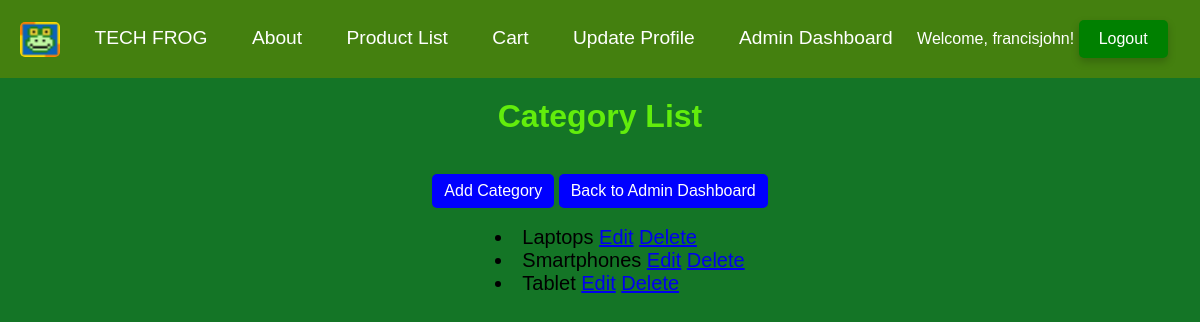
Page /categories/ (signed in) on the committed database.
### app/models.py (models this page shows, shortened)
class Category(models.Model):
    name = models.CharField(max_length=100, unique=True)
    class Meta:
        verbose_name_plural = "Categories"
        ordering = ['name']

### app/views.py (the view)
# urls.py: path('categories/', views.category_list, name='category_list'),
def category_list(request):
    categories = Category.objects.all()
    return render(request, 'app/category_list.html', {'categories': categories})

### app/templates/app/category_list.html (shortened to what this page needs)
{% extends 'app/base.html' %}
{% load static %}
{% block content %}
<h1>Category List</h1>
<br>
<center>
<div>
  <a href="{% url 'create_category' %}" style="display: inline-block; padding: 8px 12px; background-color: blue; color: white; text-decoration: none; border-radius: 5px;">
    Add Category
  </a>
  <a href="{% url 'admin_dashboard' %}" style="display: inline-block; padding: 8px 12px; background-color: blue; color: white; text-decoration: none; border-radius: 5px;">
    Back to Admin Dashboard
  </a>
  </div>
  <br>
<ul>
  {% for category in categories %}
    <li>{{ category.name }}
      <a href="{% url 'update_category' category.id %}">Edit</a>
      <a href="{% url 'delete_category' category.id %}">Delete</a>
    </li>
  {% endfor %}
</ul>
{% endblock content %}

### app/templates/app/navbar.html (shortened to what this page needs)
{% load static %}
<div class="navbar">
    <header class="header">
        <nav>
            <img class="navlogo" src="{% static 'images/favicon.ico' %}" alt="Tech Frog Logo">
            <a href="{% url 'home' %}">TECH FROG</a>
            <a href="{% url 'about' %}">About</a>
            <a href="{% url 'product-list' %}">Product List</a>
            <a href="{% url 'cart_view' %}">Cart</a>
            <a href="{% url 'update-customer-profile' %}">Update Profile</a>
            <a href="{% url 'admin_dashboard' %}">Admin Dashboard</a>
            {% if user.is_authenticated %}
                <span>Welcome, {{ user.username }}!</span>
                <form method="post" action="{% url 'logout' %}" style="display: inline;">
                    <button type="submit" class="logout-button">Logout</button>
                </form>
            {% else %}
                <a href="{% url 'login' %}">Login</a>
                <a href="{% url 'signup' %}">Register</a>
            {% endif %}
        </nav>
    </header>
</div>

### static/css/base.css (style rules this page uses)
body { margin: 0; padding: 0; font-family: sans-serif; background-color: #147526; }
h1 { text-align: center; color: #62ed0c; margin-top: 20px; }
ul { list-style-position: inside; text-align: center; margin: 0 auto; display: inline-block; }
ul li { font-size: 20px; text-align: left; }
.header { background-color: #44800f; color: white; padding: 20px; display: flex; align-items: center; justify-content: space-between; }
.navlogo { height: 35px; width: 40px; margin-right: 10px; border-radius: 5px; vertical-align: middle; }
.header a { color: white; text-decoration: none; padding: 10px 15px; font-size: 1.2em; margin: 0 5px; border-radius: 5px; }
button { background-color: green; color: white; padding: 10px 20px; border: none; border-radius: 5px; cursor: pointer; font-size: 16px; font-family: Arial, sans-serif; transition: background-color 0.3s, transform 0.2s; box-shadow: 0 4px 8px rgba(0, 0, 0, 0.2); }
nav a { color: white; text-decoration: none; font-size: 1.2em; }

### rows in the picture
Category: name "Laptops"
Category: name "Smartphones"
Category: name "Tablet"

### other values in the picture
{{ user.username }} "francisjohn"
